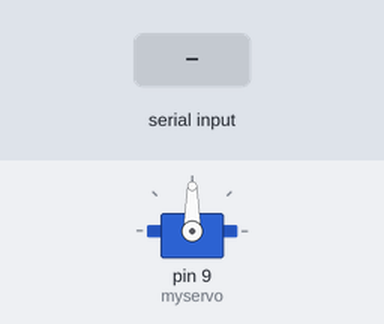
Recording of a sketch running on a simulated Arduino Uno, built with avr-gcc and run on an emulated ATmega328P. Parts: servo. The inputs (shaded band) are chosen by the test bench.

Above: at 1.2 s.
1.3 s: byte 30 received over Serial
At 1.9 s:
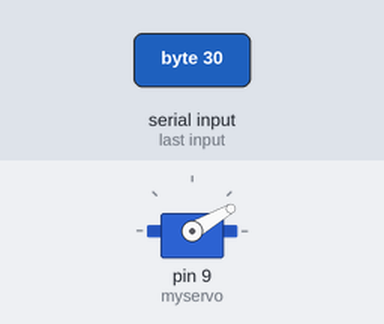
2.8 s: byte 120 received over Serial
At 3.1 s:
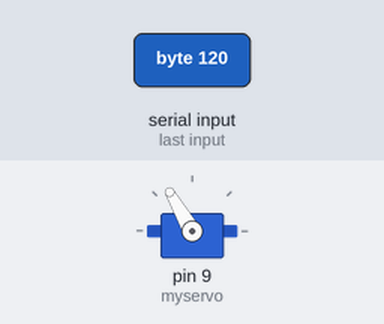
Timing chart, 0 to 5.8 s (numbered marks = the images above; inputs shaded):
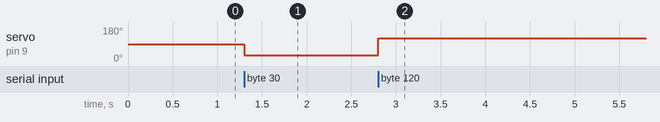

The sketch:

maxServo.ino
```cpp
// Control a servo from within Max/MSP
// A mutt of the servo Knob and Communication Dimmer sketches

#include <Servo.h>

Servo myservo;  // create servo object to control a servo

void setup()
{
  // initialize the serial communication:
  Serial.begin(9600);

  myservo.attach(9);  // attaches the servo on pin 9 to the servo object
}

void loop()
{
  byte time;

  // check if data has been sent from the computer:
  if (Serial.available()) {
    // read the most recent byte (which will be from 0 to 255):
    time = Serial.read();
    myservo.write(time);                  // sets the servo position according to the scaled value
    delay(15);                           // waits for the servo to get there
  }
}
```

Measured:
- after the input at 1.3 s, servo on pin 9 (myservo): 90° → 30° at once
- after the input at 2.8 s, servo on pin 9 (myservo): 30° → 120° at once
